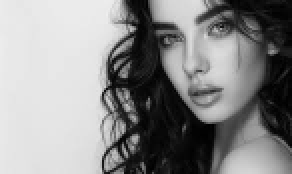
#> input picture media/girl2.jfif, 146 x 87 px, found by its file name (shown 2 times larger)
$ jupyter execute Zooming.ipynb
#> lines starting #> are read from the running program, lines starting #| are printed output that depends on the picture
[cell 1]
import cv2 as cv
import numpy as np
from matplotlib import pyplot as plt
im = cv.imread('media\girl2.jfif', cv.IMREAD_REDUCED_GRAYSCALE_2)
#> im is the input picture: shape (87, 146); min 0, max 239, mean 138.4

scale = 0.5
rows = int(im.shape[0] * scale)
#> rows = 43
cols = int(im.shape[1] * scale)
#> cols = 73

zoomed = np.zeros((rows, cols), dtype=im.dtype)
for i in range(rows):
    for j in range(cols):
        zoomed[i, j] = im[int(i / scale), int(j / scale)]
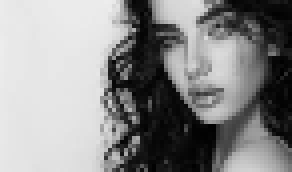
#> zoomed: shape (43, 73) (shown 4 times larger); min 0, max 237, mean 139.4

cv.namedWindow('Original', cv.WINDOW_AUTOSIZE)
cv.imshow('Original', im)
cv.waitKey(0)

cv.namedWindow('Zoomed', cv.WINDOW_AUTOSIZE)
cv.imshow('Zoomed', zoomed)
cv.waitKey(0)
cv.destroyAllWindows()


$ run again, with media/emma.jfif copied over media/girl2.jfif
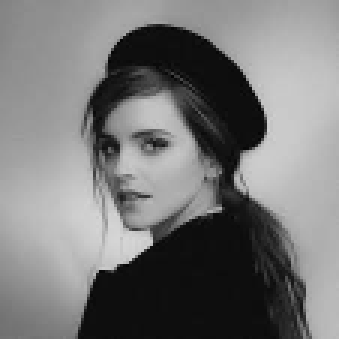
#> input picture media/emma.jfif, 113 x 113 px, found by its file name (shown 3 times larger)
#> im is the input picture: shape (113, 113); min 2, max 213, mean 119
#> after the loop `for i in range(rows):`:
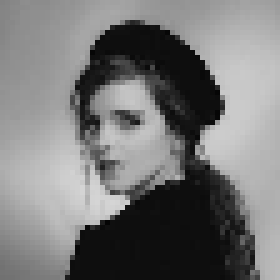
#> zoomed: shape (56, 56) (shown 5 times larger); min 4, max 213, mean 119.3

$ run again, with media/sigiriya.jpg saved as media/girl2.jfif
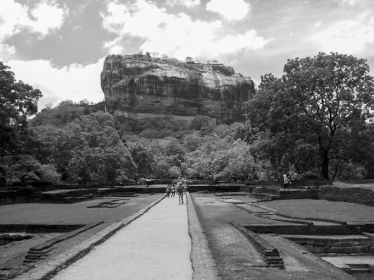
#> input picture media/sigiriya.jpg, 374 x 280 px, found by its file name
#> im is the input picture: shape (280, 374); min 0, max 251, mean 123.1
#> after the loop `for i in range(rows):`:
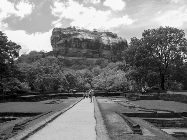
#> zoomed: shape (140, 187); min 0, max 251, mean 123.2
